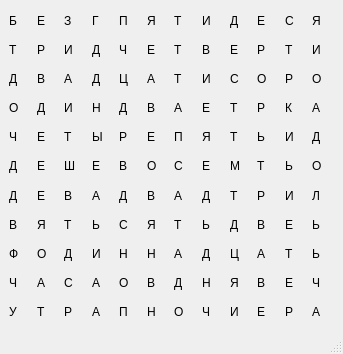
<?xml version="1.0" encoding="UTF-8"?>
<ui version="4.0">
 <class>MainWindow</class>
 <widget class="QMainWindow" name="MainWindow">
  <property name="geometry">
   <rect>
    <x>0</x>
    <y>0</y>
    <width>343</width>
    <height>354</height>
   </rect>
  </property>
  <property name="windowTitle">
   <string>MainWindow</string>
  </property>
  <widget class="QWidget" name="centralwidget">
   <layout class="QGridLayout" name="gridLayout_3">
    <item row="0" column="0">
     <layout class="QGridLayout" name="gridLayout_2">
      <item row="0" column="0">
       <layout class="QGridLayout" name="gridLayout">
        <item row="0" column="0">
         <layout class="QHBoxLayout" name="horizontalLayout">
          <item>
           <widget class="QLabel" name="label_1">
            <property name="enabled">
             <bool>true</bool>
            </property>
            <property name="text">
             <string>Б</string>
            </property>
           </widget>
          </item>
          <item>
           <widget class="QLabel" name="label_2">
            <property name="text">
             <string>Е</string>
            </property>
           </widget>
          </item>
          <item>
           <widget class="QLabel" name="label_3">
            <property name="text">
             <string>З</string>
            </property>
           </widget>
          </item>
          <item>
           <widget class="QLabel" name="label_4">
            <property name="text">
             <string>Г</string>
            </property>
           </widget>
          </item>
          <item>
           <widget class="QLabel" name="label_5">
            <property name="text">
             <string>П</string>
            </property>
           </widget>
          </item>
          <item>
           <widget class="QLabel" name="label_6">
            <property name="text">
             <string>Я</string>
            </property>
           </widget>
          </item>
          <item>
           <widget class="QLabel" name="label_7">
            <property name="text">
             <string>Т</string>
            </property>
           </widget>
          </item>
          <item>
           <widget class="QLabel" name="label_8">
            <property name="text">
             <string>И</string>
            </property>
           </widget>
          </item>
          <item>
           <widget class="QLabel" name="label_9">
            <property name="text">
             <string>Д</string>
            </property>
           </widget>
          </item>
          <item>
           <widget class="QLabel" name="label_10">
            <property name="text">
             <string>Е</string>
            </property>
           </widget>
          </item>
          <item>
           <widget class="QLabel" name="label_11">
            <property name="text">
             <string>С</string>
            </property>
           </widget>
          </item>
          <item>
           <widget class="QLabel" name="label_1112">
            <property name="text">
             <string>Я</string>
            </property>
           </widget>
          </item>
         </layout>
        </item>
        <item row="1" column="0">
         <layout class="QHBoxLayout" name="horizontalLayout_2">
          <item>
           <widget class="QLabel" name="label_12">
            <property name="text">
             <string>Т</string>
            </property>
           </widget>
          </item>
          <item>
           <widget class="QLabel" name="label_13">
            <property name="text">
             <string>Р</string>
            </property>
           </widget>
          </item>
          <item>
           <widget class="QLabel" name="label_14">
            <property name="text">
             <string>И</string>
            </property>
           </widget>
          </item>
          <item>
           <widget class="QLabel" name="label_15">
            <property name="text">
             <string>Д</string>
            </property>
           </widget>
          </item>
          <item>
           <widget class="QLabel" name="label_16">
            <property name="text">
             <string>Ч</string>
            </property>
           </widget>
          </item>
          <item>
           <widget class="QLabel" name="label_17">
            <property name="text">
             <string>Е</string>
            </property>
           </widget>
          </item>
          <item>
           <widget class="QLabel" name="label_18">
            <property name="text">
             <string>Т</string>
            </property>
           </widget>
          </item>
          <item>
           <widget class="QLabel" name="label_19">
            <property name="text">
             <string>В</string>
            </property>
           </widget>
          </item>
          <item>
           <widget class="QLabel" name="label_20">
            <property name="text">
             <string>Е</string>
            </property>
           </widget>
          </item>
          <item>
           <widget class="QLabel" name="label_21">
            <property name="text">
             <string>Р</string>
            </property>
           </widget>
          </item>
          <item>
           <widget class="QLabel" name="label_22">
            <property name="text">
             <string>Т</string>
            </property>
           </widget>
          </item>
          <item>
           <widget class="QLabel" name="label_232">
            <property name="text">
             <string>И</string>
            </property>
           </widget>
          </item>
         </layout>
        </item>
        <item row="2" column="0">
         <layout class="QHBoxLayout" name="horizontalLayout_4">
          <item>
           <widget class="QLabel" name="label_34">
            <property name="text">
             <string>Д</string>
            </property>
           </widget>
          </item>
          <item>
           <widget class="QLabel" name="label_35">
            <property name="text">
             <string>В</string>
            </property>
           </widget>
          </item>
          <item>
           <widget class="QLabel" name="label_36">
            <property name="text">
             <string>А</string>
            </property>
           </widget>
          </item>
          <item>
           <widget class="QLabel" name="label_37">
            <property name="text">
             <string>Д</string>
            </property>
           </widget>
          </item>
          <item>
           <widget class="QLabel" name="label_38">
            <property name="text">
             <string>Ц</string>
            </property>
           </widget>
          </item>
          <item>
           <widget class="QLabel" name="label_39">
            <property name="text">
             <string>А</string>
            </property>
           </widget>
          </item>
          <item>
           <widget class="QLabel" name="label_40">
            <property name="text">
             <string>Т</string>
            </property>
           </widget>
          </item>
          <item>
           <widget class="QLabel" name="label_41">
            <property name="text">
             <string>И</string>
            </property>
           </widget>
          </item>
          <item>
           <widget class="QLabel" name="label_42">
            <property name="text">
             <string>С</string>
            </property>
           </widget>
          </item>
          <item>
           <widget class="QLabel" name="label_43">
            <property name="text">
             <string>О</string>
            </property>
           </widget>
          </item>
          <item>
           <widget class="QLabel" name="label_44">
            <property name="text">
             <string>Р</string>
            </property>
           </widget>
          </item>
          <item>
           <widget class="QLabel" name="label_233">
            <property name="text">
             <string>О</string>
            </property>
           </widget>
          </item>
         </layout>
        </item>
        <item row="3" column="0">
         <layout class="QHBoxLayout" name="horizontalLayout_5">
          <item>
           <widget class="QLabel" name="label_45">
            <property name="text">
             <string>О</string>
            </property>
           </widget>
          </item>
          <item>
           <widget class="QLabel" name="label_46">
            <property name="text">
             <string>Д</string>
            </property>
           </widget>
          </item>
          <item>
           <widget class="QLabel" name="label_47">
            <property name="text">
             <string>И</string>
            </property>
           </widget>
          </item>
          <item>
           <widget class="QLabel" name="label_48">
            <property name="text">
             <string>Н</string>
            </property>
           </widget>
          </item>
          <item>
           <widget class="QLabel" name="label_49">
            <property name="text">
             <string>Д</string>
            </property>
           </widget>
          </item>
          <item>
           <widget class="QLabel" name="label_50">
            <property name="text">
             <string>В</string>
            </property>
           </widget>
          </item>
          <item>
           <widget class="QLabel" name="label_51">
            <property name="text">
             <string>А</string>
            </property>
           </widget>
          </item>
          <item>
           <widget class="QLabel" name="label_52">
            <property name="text">
             <string>Е</string>
            </property>
           </widget>
          </item>
          <item>
           <widget class="QLabel" name="label_53">
            <property name="text">
             <string>Т</string>
            </property>
           </widget>
          </item>
          <item>
           <widget class="QLabel" name="label_54">
            <property name="text">
             <string>Р</string>
            </property>
           </widget>
          </item>
          <item>
           <widget class="QLabel" name="label_55">
            <property name="text">
             <string>К</string>
            </property>
           </widget>
          </item>
          <item>
           <widget class="QLabel" name="label_234">
            <property name="text">
             <string>А</string>
            </property>
           </widget>
          </item>
         </layout>
        </item>
        <item row="4" column="0">
         <layout class="QHBoxLayout" name="horizontalLayout_6">
          <item>
           <widget class="QLabel" name="label_56">
            <property name="text">
             <string>Ч</string>
            </property>
           </widget>
          </item>
          <item>
           <widget class="QLabel" name="label_57">
            <property name="text">
             <string>Е</string>
            </property>
           </widget>
          </item>
          <item>
           <widget class="QLabel" name="label_58">
            <property name="text">
             <string>Т</string>
            </property>
           </widget>
          </item>
          <item>
           <widget class="QLabel" name="label_59">
            <property name="text">
             <string>Ы</string>
            </property>
           </widget>
          </item>
          <item>
           <widget class="QLabel" name="label_60">
            <property name="text">
             <string>Р</string>
            </property>
           </widget>
          </item>
          <item>
           <widget class="QLabel" name="label_61">
            <property name="text">
             <string>Е</string>
            </property>
           </widget>
          </item>
          <item>
           <widget class="QLabel" name="label_62">
            <property name="text">
             <string>П</string>
            </property>
           </widget>
          </item>
          <item>
           <widget class="QLabel" name="label_63">
            <property name="text">
             <string>Я</string>
            </property>
           </widget>
          </item>
          <item>
           <widget class="QLabel" name="label_64">
            <property name="text">
             <string>Т</string>
            </property>
           </widget>
          </item>
          <item>
           <widget class="QLabel" name="label_65">
            <property name="text">
             <string>Ь</string>
            </property>
           </widget>
          </item>
          <item>
           <widget class="QLabel" name="label_66">
            <property name="text">
             <string>И</string>
            </property>
           </widget>
          </item>
          <item>
           <widget class="QLabel" name="label_235">
            <property name="text">
             <string>Д</string>
            </property>
           </widget>
          </item>
         </layout>
        </item>
        <item row="5" column="0">
         <layout class="QHBoxLayout" name="horizontalLayout_7">
          <item>
           <widget class="QLabel" name="label_67">
            <property name="text">
             <string>Д</string>
            </property>
           </widget>
          </item>
          <item>
           <widget class="QLabel" name="label_68">
            <property name="text">
             <string>Е</string>
            </property>
           </widget>
          </item>
          <item>
           <widget class="QLabel" name="label_69">
            <property name="text">
             <string>Ш</string>
            </property>
           </widget>
          </item>
          <item>
           <widget class="QLabel" name="label_70">
            <property name="text">
             <string>Е</string>
            </property>
           </widget>
          </item>
          <item>
           <widget class="QLabel" name="label_71">
            <property name="text">
             <string>В</string>
            </property>
           </widget>
          </item>
          <item>
           <widget class="QLabel" name="label_72">
            <property name="text">
             <string>О</string>
            </property>
           </widget>
          </item>
          <item>
           <widget class="QLabel" name="label_73">
            <property name="text">
             <string>С</string>
            </property>
           </widget>
          </item>
          <item>
           <widget class="QLabel" name="label_74">
            <property name="text">
             <string>Е</string>
            </property>
           </widget>
          </item>
          <item>
           <widget class="QLabel" name="label_75">
            <property name="text">
             <string>М</string>
            </property>
           </widget>
          </item>
          <item>
           <widget class="QLabel" name="label_76">
            <property name="text">
             <string>Т</string>
            </property>
           </widget>
          </item>
          <item>
           <widget class="QLabel" name="label_77">
            <property name="text">
             <string>Ь</string>
            </property>
           </widget>
          </item>
          <item>
           <widget class="QLabel" name="label_236">
            <property name="text">
             <string>О</string>
            </property>
           </widget>
          </item>
         </layout>
        </item>
        <item row="6" column="0">
         <layout class="QHBoxLayout" name="horizontalLayout_8">
          <item>
           <widget class="QLabel" name="label_78">
            <property name="text">
             <string>Д</string>
            </property>
           </widget>
          </item>
          <item>
           <widget class="QLabel" name="label_79">
            <property name="text">
             <string>Е</string>
            </property>
           </widget>
          </item>
          <item>
           <widget class="QLabel" name="label_80">
            <property name="text">
             <string>В</string>
            </property>
           </widget>
          </item>
          <item>
           <widget class="QLabel" name="label_81">
            <property name="text">
             <string>А</string>
            </property>
           </widget>
          </item>
          <item>
           <widget class="QLabel" name="label_82">
            <property name="text">
             <string>Д</string>
            </property>
           </widget>
          </item>
          <item>
           <widget class="QLabel" name="label_83">
            <property name="text">
             <string>В</string>
            </property>
           </widget>
          </item>
          <item>
           <widget class="QLabel" name="label_84">
            <property name="text">
             <string>А</string>
            </property>
           </widget>
          </item>
          <item>
           <widget class="QLabel" name="label_85">
            <property name="text">
             <string>Д</string>
            </property>
           </widget>
          </item>
          <item>
           <widget class="QLabel" name="label_86">
            <property name="text">
             <string>Т</string>
            </property>
           </widget>
          </item>
          <item>
           <widget class="QLabel" name="label_87">
            <property name="text">
             <string>Р</string>
            </property>
           </widget>
          </item>
          <item>
           <widget class="QLabel" name="label_88">
            <property name="text">
             <string>И</string>
            </property>
           </widget>
          </item>
          <item>
           <widget class="QLabel" name="label_237">
            <property name="text">
             <string>Л</string>
            </property>
           </widget>
          </item>
         </layout>
        </item>
        <item row="7" column="0">
         <layout class="QHBoxLayout" name="horizontalLayout_9">
          <item>
           <widget class="QLabel" name="label_89">
            <property name="text">
             <string>В</string>
            </property>
           </widget>
          </item>
          <item>
           <widget class="QLabel" name="label_90">
            <property name="text">
             <string>Я</string>
            </property>
           </widget>
          </item>
          <item>
           <widget class="QLabel" name="label_91">
            <property name="text">
             <string>Т</string>
            </property>
           </widget>
          </item>
          <item>
           <widget class="QLabel" name="label_92">
            <property name="text">
             <string>Ь</string>
            </property>
           </widget>
          </item>
          <item>
           <widget class="QLabel" name="label_93">
            <property name="text">
             <string>С</string>
            </property>
           </widget>
          </item>
          <item>
           <widget class="QLabel" name="label_94">
            <property name="text">
             <string>Я</string>
            </property>
           </widget>
          </item>
          <item>
           <widget class="QLabel" name="label_95">
            <property name="text">
             <string>Т</string>
            </property>
           </widget>
          </item>
          <item>
           <widget class="QLabel" name="label_96">
            <property name="text">
             <string>Ь</string>
            </property>
           </widget>
          </item>
          <item>
           <widget class="QLabel" name="label_97">
            <property name="text">
             <string>Д</string>
            </property>
           </widget>
          </item>
          <item>
           <widget class="QLabel" name="label_98">
            <property name="text">
             <string>В</string>
            </property>
           </widget>
          </item>
          <item>
           <widget class="QLabel" name="label_99">
            <property name="text">
             <string>Е</string>
            </property>
           </widget>
          </item>
          <item>
           <widget class="QLabel" name="label_238">
            <property name="text">
             <string>Ь</string>
            </property>
           </widget>
          </item>
         </layout>
        </item>
        <item row="8" column="0">
         <layout class="QHBoxLayout" name="horizontalLayout_10">
          <item>
           <widget class="QLabel" name="label_100">
            <property name="text">
             <string>Ф</string>
            </property>
           </widget>
          </item>
          <item>
           <widget class="QLabel" name="label_101">
            <property name="text">
             <string>О</string>
            </property>
           </widget>
          </item>
          <item>
           <widget class="QLabel" name="label_102">
            <property name="text">
             <string>Д</string>
            </property>
           </widget>
          </item>
          <item>
           <widget class="QLabel" name="label_103">
            <property name="text">
             <string>И</string>
            </property>
           </widget>
          </item>
          <item>
           <widget class="QLabel" name="label_104">
            <property name="text">
             <string>Н</string>
            </property>
           </widget>
          </item>
          <item>
           <widget class="QLabel" name="label_105">
            <property name="text">
             <string>Н</string>
            </property>
           </widget>
          </item>
          <item>
           <widget class="QLabel" name="label_106">
            <property name="text">
             <string>А</string>
            </property>
           </widget>
          </item>
          <item>
           <widget class="QLabel" name="label_107">
            <property name="text">
             <string>Д</string>
            </property>
           </widget>
          </item>
          <item>
           <widget class="QLabel" name="label_108">
            <property name="text">
             <string>Ц</string>
            </property>
           </widget>
          </item>
          <item>
           <widget class="QLabel" name="label_109">
            <property name="text">
             <string>А</string>
            </property>
           </widget>
          </item>
          <item>
           <widget class="QLabel" name="label_110">
            <property name="text">
             <string>Т</string>
            </property>
           </widget>
          </item>
          <item>
           <widget class="QLabel" name="label_239">
            <property name="text">
             <string>Ь</string>
            </property>
           </widget>
          </item>
         </layout>
        </item>
        <item row="9" column="0">
         <layout class="QHBoxLayout" name="horizontalLayout_11">
          <item>
           <widget class="QLabel" name="label_111">
            <property name="text">
             <string>Ч</string>
            </property>
           </widget>
          </item>
          <item>
           <widget class="QLabel" name="label_112">
            <property name="text">
             <string>А</string>
            </property>
           </widget>
          </item>
          <item>
           <widget class="QLabel" name="label_113">
            <property name="text">
             <string>С</string>
            </property>
           </widget>
          </item>
          <item>
           <widget class="QLabel" name="label_116">
            <property name="text">
             <string>А</string>
            </property>
           </widget>
          </item>
          <item>
           <widget class="QLabel" name="label_115">
            <property name="text">
             <string>О</string>
            </property>
           </widget>
          </item>
          <item>
           <widget class="QLabel" name="label_114">
            <property name="text">
             <string>В</string>
            </property>
           </widget>
          </item>
          <item>
           <widget class="QLabel" name="label_117">
            <property name="text">
             <string>Д</string>
            </property>
           </widget>
          </item>
          <item>
           <widget class="QLabel" name="label_118">
            <property name="text">
             <string>Н</string>
            </property>
           </widget>
          </item>
          <item>
           <widget class="QLabel" name="label_119">
            <property name="text">
             <string>Я</string>
            </property>
           </widget>
          </item>
          <item>
           <widget class="QLabel" name="label_120">
            <property name="text">
             <string>В</string>
            </property>
           </widget>
          </item>
          <item>
           <widget class="QLabel" name="label_121">
            <property name="text">
             <string>Е</string>
            </property>
           </widget>
          </item>
          <item>
           <widget class="QLabel" name="label_240">
            <property name="text">
             <string>Ч</string>
            </property>
           </widget>
          </item>
         </layout>
        </item>
        <item row="10" column="0">
         <layout class="QHBoxLayout" name="horizontalLayout_13">
          <item>
           <widget class="QLabel" name="label_246">
            <property name="text">
             <string>У</string>
            </property>
           </widget>
          </item>
          <item>
           <widget class="QLabel" name="label_248">
            <property name="text">
             <string>Т</string>
            </property>
           </widget>
          </item>
          <item>
           <widget class="QLabel" name="label_244">
            <property name="text">
             <string>Р</string>
            </property>
           </widget>
          </item>
          <item>
           <widget class="QLabel" name="label_245">
            <property name="text">
             <string>А</string>
            </property>
           </widget>
          </item>
          <item>
           <widget class="QLabel" name="label_252">
            <property name="text">
             <string>П</string>
            </property>
           </widget>
          </item>
          <item>
           <widget class="QLabel" name="label_250">
            <property name="text">
             <string>Н</string>
            </property>
           </widget>
          </item>
          <item>
           <widget class="QLabel" name="label_247">
            <property name="text">
             <string>О</string>
            </property>
           </widget>
          </item>
          <item>
           <widget class="QLabel" name="label_249">
            <property name="text">
             <string>Ч</string>
            </property>
           </widget>
          </item>
          <item>
           <widget class="QLabel" name="label_242">
            <property name="text">
             <string>И</string>
            </property>
           </widget>
          </item>
          <item>
           <widget class="QLabel" name="label_251">
            <property name="text">
             <string>Е</string>
            </property>
           </widget>
          </item>
          <item>
           <widget class="QLabel" name="label_243">
            <property name="text">
             <string>Р</string>
            </property>
           </widget>
          </item>
          <item>
           <widget class="QLabel" name="label_241">
            <property name="text">
             <string>А</string>
            </property>
           </widget>
          </item>
         </layout>
        </item>
       </layout>
      </item>
     </layout>
    </item>
   </layout>
  </widget>
  <widget class="QMenuBar" name="menubar">
   <property name="geometry">
    <rect>
     <x>0</x>
     <y>0</y>
     <width>343</width>
     <height>26</height>
    </rect>
   </property>
  </widget>
  <widget class="QStatusBar" name="statusbar"/>
 </widget>
 <resources/>
 <connections/>
</ui>
